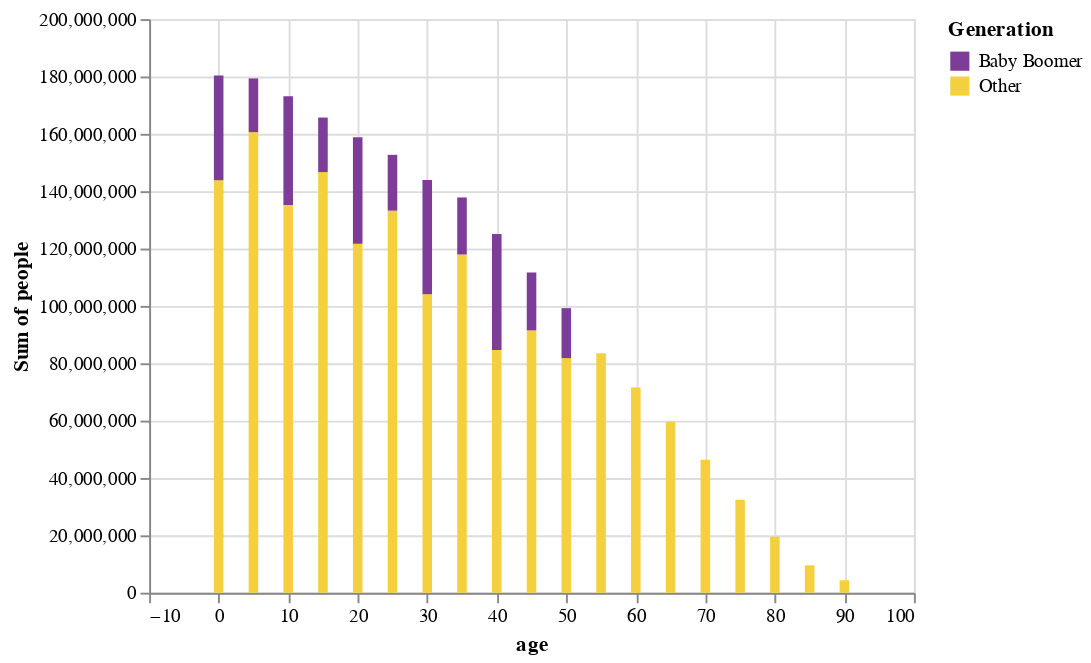

Notebook source saved alongside this figure:
### Markdown cell above
##### Q5 - Show the Population Change Over Time with a Slider

Now, we have a snapshot of 2 different years next to each other, but what about creating a crude animation by controlling the the year displayed with a slider?

Create a slider using [this example](https://altair-viz.github.io/gallery/us_population_over_time.html) to help guide you.  Our plot will look similar, except we have not split our bar chart up by `sex` yet. Name the slider 'Select Year:' (this in controlled in `binding_range`, and not in the `selection_single` parameters).  

Encode membership of the Baby Boomer generation with color using "#7D3C98" (purple) for the boomers "#F4D03F" (gold) for other.

Start the slider at 1900.

### Code cell
slider = alt.binding_range(min = 1900, max = 2000, step = 10, name = 'Select Year:')
selector = alt.selection_single(fields = ['year'], bind = slider)

poptime = alt.Chart(df_pop).mark_bar().encode(
    y = alt.Y('sum(people)'),
    x = alt.X('age'), 
    color = alt.Color('Generation', scale = alt.Scale(domain = ['Baby Boomer', 'Other'], range = ['#7D3C98','#F4D03F']))
).add_selection(
    selector
).transform_filter(
    selector
)

poptime

### Figure 1 — Vega-Lite specification as saved in the notebook (floating-point values rounded to 4 significant figures; data arrays with more than 128 entries replaced by an {"elided": "..."} marker saying what was removed)
{"config": {"view": {"continuousWidth": 400, "continuousHeight": 300}}, "data": {"name": "data-e4d677e177a679cab008f193e66b9847"}, "mark": "bar", "encoding": {"color": {"field": "Generation", "scale": {"domain": ["Baby Boomer", "Other"], "range": ["#7D3C98", "#F4D03F"]}, "type": "nominal"}, "x": {"field": "age", "type": "quantitative"}, "y": {"aggregate": "sum", "field": "people", "type": "quantitative"}}, "selection": {"selector001": {"type": "single", "fields": ["year"], "bind": {"input": "range", "max": 2000, "min": 1900, "name": "Select Year:", "step": 10}}}, "transform": [{"filter": {"selection": "selector001"}}], "$schema": "https://vega.github.io/schema/vega-lite/v4.17.0.json", "datasets": {"data-e4d677e177a679cab008f193e66b9847": {"elided": "570 records"}}}
